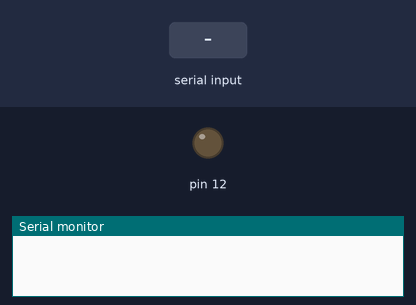
This sketch was run on a simulated Arduino Uno, built with avr-gcc and run on an emulated ATmega328P. Shown: output pins drawn as LEDs (lit = HIGH), the last lines printed to the serial monitor. Inputs (shaded band) come from the test bench.

Above: at 1.2 s.
1.3 s: "o" received over Serial
At 2.0 s:
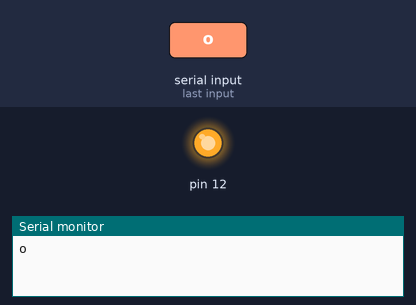
2.8 s: "f" received over Serial
At 3.1 s:
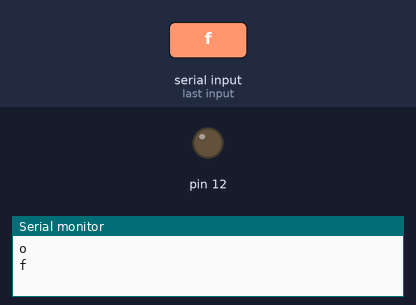
Timing chart, 0 to 5.8 s (numbered marks = the images above; inputs shaded):
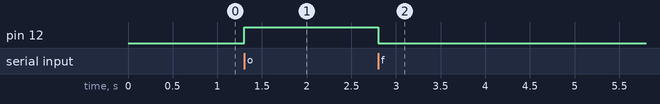

Measured:
- after the input at 1.3 s, pin 12: LOW → HIGH at once
- after the input at 2.8 s, pin 12: HIGH → LOW at once

The sketch:

LED_Control_with_Serial_Input.ino
```cpp
// Press 'o' to turn on, 'f' to turn off

void setup()
{
    Serial.begin(9600);
    pinMode(12, OUTPUT);
}

void loop()
{
    if (Serial.available()) {
        char ch = Serial.read();
        Serial.println(ch);

        if (ch == 'o') {
            digitalWrite(12, 1);
        } else if (ch == 'f') {
            digitalWrite(12, 0);
        }

    }
}
```
